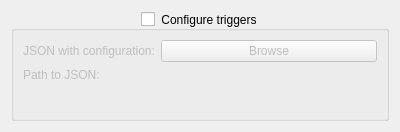
<?xml version="1.0" encoding="UTF-8"?>
<ui version="4.0">
 <class>TriggerConfigWidget</class>
 <widget class="QWidget" name="TriggerConfigWidget">
  <property name="geometry">
   <rect>
    <x>0</x>
    <y>0</y>
    <width>400</width>
    <height>132</height>
   </rect>
  </property>
  <property name="windowTitle">
   <string>Trigger Configuration Widget</string>
  </property>
  <layout class="QVBoxLayout" name="verticalLayout">
   <item>
    <widget class="QGroupBox" name="triggerGroupBox">
     <property name="title">
      <string>Configure triggers</string>
     </property>
     <property name="alignment">
      <set>Qt::AlignCenter</set>
     </property>
     <property name="checkable">
      <bool>true</bool>
     </property>
     <property name="checked">
      <bool>false</bool>
     </property>
     <layout class="QFormLayout" name="formLayout">
      <item row="2" column="0">
       <widget class="QLabel" name="label1">
        <property name="text">
         <string>JSON with configuration:</string>
        </property>
       </widget>
      </item>
      <item row="2" column="1">
       <widget class="QPushButton" name="browseJSONButton">
        <property name="text">
         <string>Browse</string>
        </property>
       </widget>
      </item>
      <item row="4" column="0">
       <widget class="QLabel" name="label2">
        <property name="text">
         <string>Path to JSON:</string>
        </property>
       </widget>
      </item>
      <item row="4" column="1">
       <widget class="QLabel" name="configJSONPathLabel">
        <property name="text">
         <string/>
        </property>
       </widget>
      </item>
     </layout>
    </widget>
   </item>
  </layout>
 </widget>
 <resources/>
 <connections/>
</ui>
